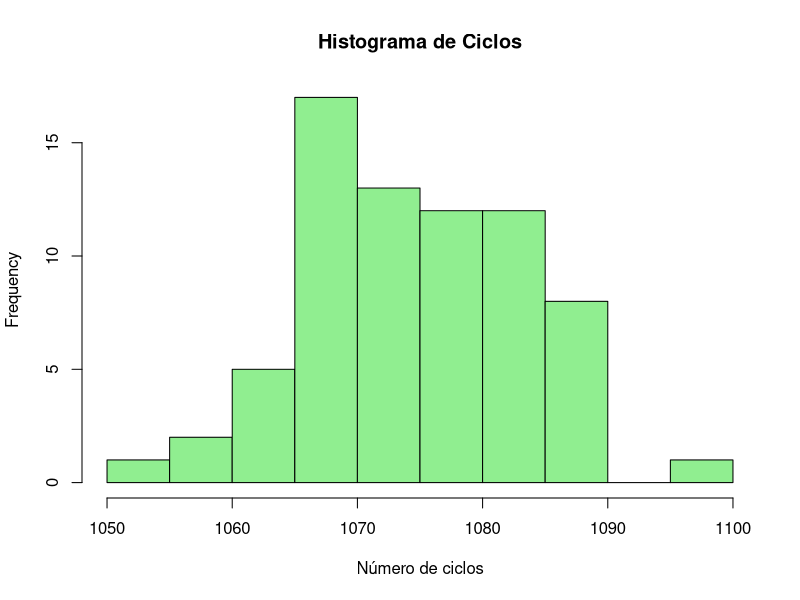
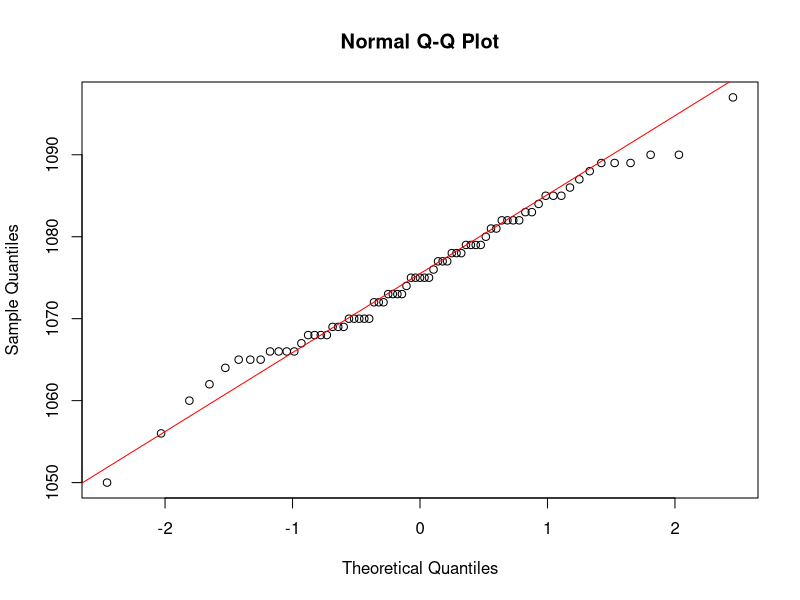
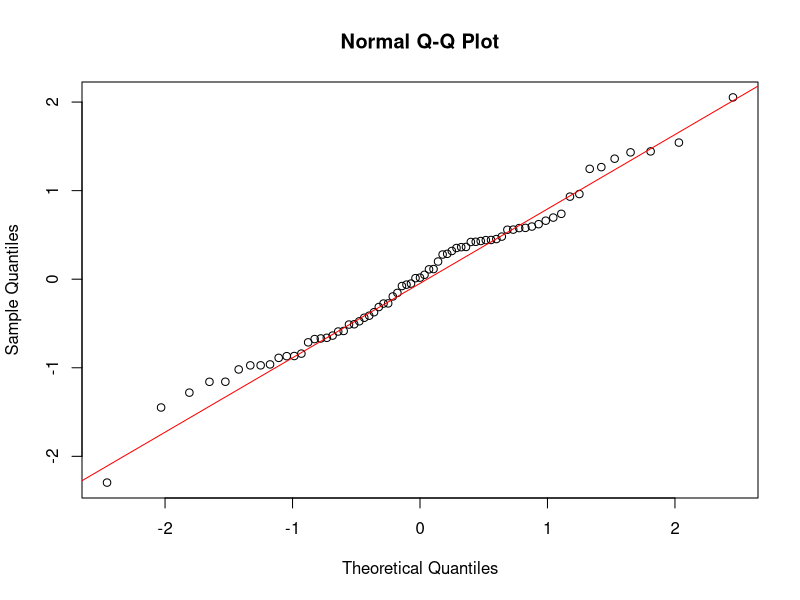
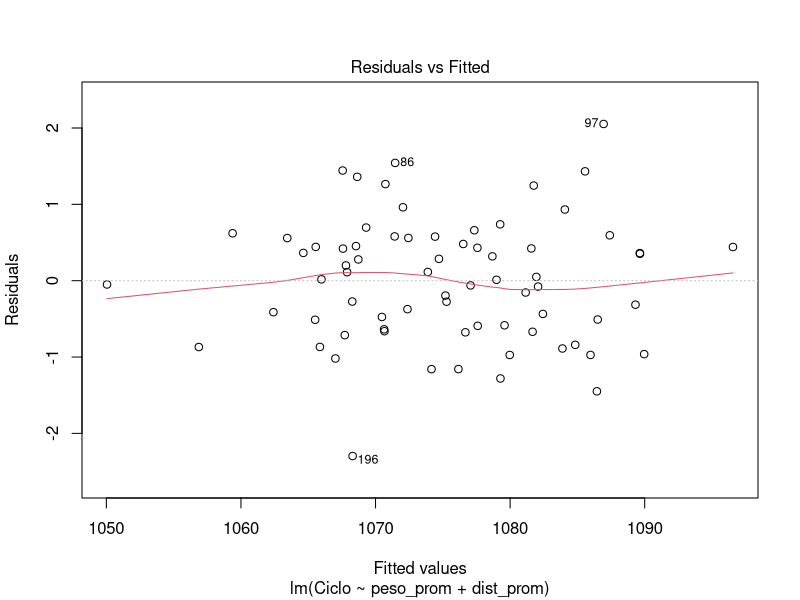
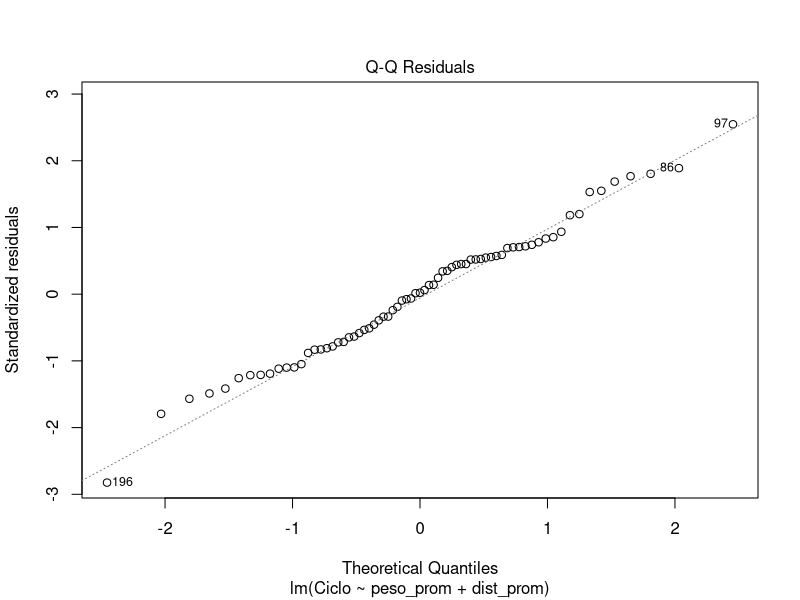
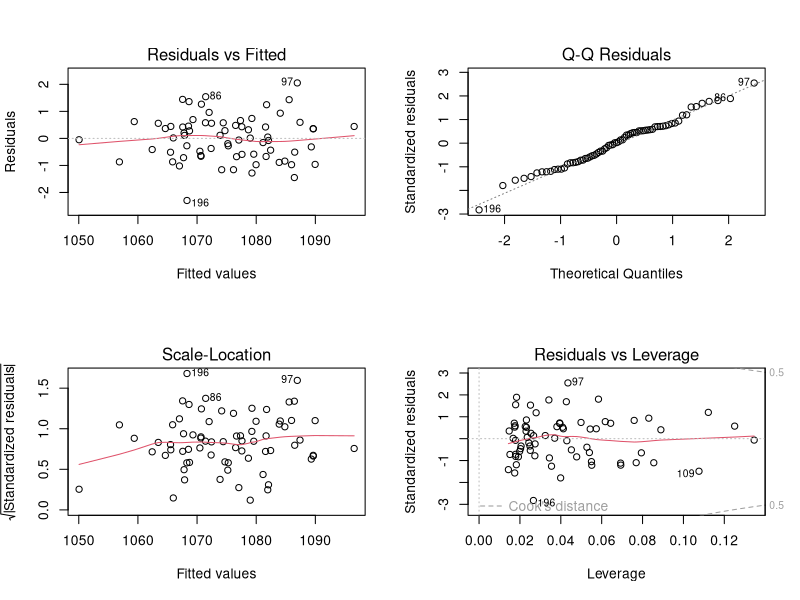

Recreate these plots in R, in order. (Note: this script raises an error after producing the figures.)
# =====================================================
# ANALISIS DE REGRESION Y SUPUESTOS DEL MODELO LINEAL
# =====================================================

# Cargar librerías necesarias
# lmtest: pruebas de independencia y homocedasticidad
# car: diagnóstico de multicolinealidad

library(lmtest)
library(car)

#Carga de semilla
set.seed(123)  

# =====================================================
# CASO 1: Distancia larga – Peso alto
# =====================================================

# Cargar datos
caso1 <- read.csv("data1.csv")

#Calculo tamaño muestra
sigma <- sd(caso1$Ciclo)
E <- 2
Z <- 1.96
n <- ceiling((Z * sigma / E)^2)
n

muestra <- caso1[sample(nrow(caso1), n), ]

summary(muestra)

muestra$SOH. <- NULL

View(muestra)

round(cor(muestra), 2)
round(cor(muestra[, c("peso_prom","dist_prom","corriente_prom","temp_prom","energia_consumida_prom")]),2)
round(cor(muestra[, c("Ciclo","peso_prom","dist_prom","temp_prom")]),2)

# Histograma
par(mfrow = c(1,1))
hist(muestra$Ciclo,
     main = "Histograma de Ciclos",
     xlab = "Número de ciclos",
     col = "lightgreen")

# Normalidad visual
qqnorm(muestra$Ciclo)
qqline(muestra$Ciclo, col = "red")

# Pruebas de normalidad
shapiro.test(muestra$Ciclo)

ciclo <- muestra$Ciclo
ks.test(ciclo, "pnorm", mean = mean(ciclo), sd = sd(ciclo))

# Modelo1 de regresión 
modelo1 <- lm(Ciclo ~ peso_prom + dist_prom + corriente_prom + temp_prom + energia_consumida_prom, data = muestra)
summary(modelo1)

# Modelo2 de regresión
modelo2 <- lm(Ciclo ~ peso_prom + dist_prom, data = muestra)
summary(modelo2)

#Verificamos cual es el modelo optimo
AIC(modelo1,modelo2)

# Obtención de residuos del modelo
res <- residuals(modelo2)

# Normalidad de los errores (gráfico y prueba)
qqnorm(res)
qqline(res, col = "red")
shapiro.test(res)

# Linealidad y homocedasticidad (residuos vs ajustados)
plot(modelo2, which = 1)

# Normalidad de los residuos (Q-Q del modelo)
plot(modelo2, which = 2)

# Gráficos diagnósticos completos del modelo
par(mfrow = c(2,2))
plot(modelo2)

# Independencia de los errores (Durbin-Watson)
dwtest(modelo2)

# Homocedasticidad (Breusch-Pagan)
bptest(modelo2)

# Multicolinealidad (Factor de Inflación de Varianza)
vif(modelo2)

Anova(modelo2)

# =====================================================
# CASO 2: Distancia corta – Peso alto
# =====================================================

# Cargar datos
caso2 <- read.csv("data2.csv")

#Calculo tamaño muestra
sigma <- sd(caso2$Ciclo)
E <- 2
Z <- 1.96
n <- ceiling((Z * sigma / E)^2)
n

muestra <- caso2[sample(nrow(caso2), n), ]

summary(muestra)

muestra$SOH. <- NULL

View(muestra)

round(cor(muestra), 2)
round(cor(muestra[, c("peso_prom","dist_prom","corriente_prom","temp_prom","energia_consumida_prom")]),2)
round(cor(muestra[, c("Ciclo","peso_prom","dist_prom","temp_prom")]),2)

# Histograma
par(mfrow = c(1,1))
hist(muestra$Ciclo,
     main = "Histograma de Ciclos",
     xlab = "Número de ciclos",
     col = "lightgreen")

# Normalidad visual
qqnorm(muestra$Ciclo)
qqline(muestra$Ciclo, col = "red")

# Pruebas de normalidad
shapiro.test(muestra$Ciclo)

ciclo <- muestra$Ciclo
ks.test(ciclo, "pnorm", mean = mean(ciclo), sd = sd(ciclo))

# Modelo1 de regresión 
modelo1 <- lm(Ciclo ~ peso_prom + dist_prom + corriente_prom + temp_prom + energia_consumida_prom, data = muestra)
summary(modelo1)

# Modelo2 de regresión
modelo2 <- lm(Ciclo ~ peso_prom + dist_prom, data = muestra)
summary(modelo2)

#Verificamos cual es el modelo optimo
AIC(modelo1,modelo2)

# Obtención de residuos del modelo
res <- residuals(modelo2)

# Normalidad de los errores (gráfico y prueba)
qqnorm(res)
qqline(res, col = "red")
shapiro.test(res)

# Linealidad y homocedasticidad (residuos vs ajustados)
plot(modelo2, which = 1)

# Normalidad de los residuos (Q-Q del modelo)
plot(modelo2, which = 2)

# Gráficos diagnósticos completos del modelo
par(mfrow = c(2,2))
plot(modelo2)

# Independencia de los errores (Durbin-Watson)
dwtest(modelo2)

# Homocedasticidad (Breusch-Pagan)
bptest(modelo2)

# Multicolinealidad (Factor de Inflación de Varianza)
vif(modelo2)

Anova(modelo2)

# =====================================================
# CASO 3: Distancia corta – Peso bajo
# =====================================================

# Cargar datos
caso3 <- read.csv("data3.csv")

#Calculo tamaño muestra
sigma <- sd(caso3$Ciclo)
E <- 2
Z <- 1.96
n <- ceiling((Z * sigma / E)^2)
n

muestra <- caso3[sample(nrow(caso3), n), ]

summary(muestra)

muestra$SOH. <- NULL

#View(muestra)

round(cor(muestra), 2)
round(cor(muestra[, c("peso_prom","dist_prom","corriente_prom","temp_prom","energia_consumida_prom")]),2)
round(cor(muestra[, c("Ciclo","peso_prom","dist_prom","temp_prom")]),2)

# Histograma
par(mfrow = c(1,1))
hist(muestra$Ciclo,
     main = "Histograma de Ciclos",
     xlab = "Número de ciclos",
     col = "lightgreen")

# Normalidad visual
qqnorm(muestra$Ciclo)
qqline(muestra$Ciclo, col = "red")

# Pruebas de normalidad
shapiro.test(muestra$Ciclo)

ciclo <- muestra$Ciclo
ks.test(ciclo, "pnorm", mean = mean(ciclo), sd = sd(ciclo))

# Modelo1 de regresión 
modelo1 <- lm(Ciclo ~ peso_prom + dist_prom + corriente_prom + temp_prom + energia_consumida_prom, data = muestra)
summary(modelo1)

# Modelo2 de regresión
modelo2 <- lm(Ciclo ~ peso_prom + dist_prom, data = muestra)
summary(modelo2)

#Verificamos cual es el modelo optimo
AIC(modelo1,modelo2)

# Obtención de residuos del modelo
res <- residuals(modelo2)

# Normalidad de los errores (gráfico y prueba)
qqnorm(res)
qqline(res, col = "red")
shapiro.test(res)

# Linealidad y homocedasticidad (residuos vs ajustados)
plot(modelo2, which = 1)

# Normalidad de los residuos (Q-Q del modelo)
plot(modelo2, which = 2)

# Gráficos diagnósticos completos del modelo
par(mfrow = c(2,2))
plot(modelo2)

# Independencia de los errores (Durbin-Watson)
dwtest(modelo2)

# Homocedasticidad (Breusch-Pagan)
bptest(modelo2)

# Multicolinealidad (Factor de Inflación de Varianza)
vif(modelo2)

Anova(modelo2)